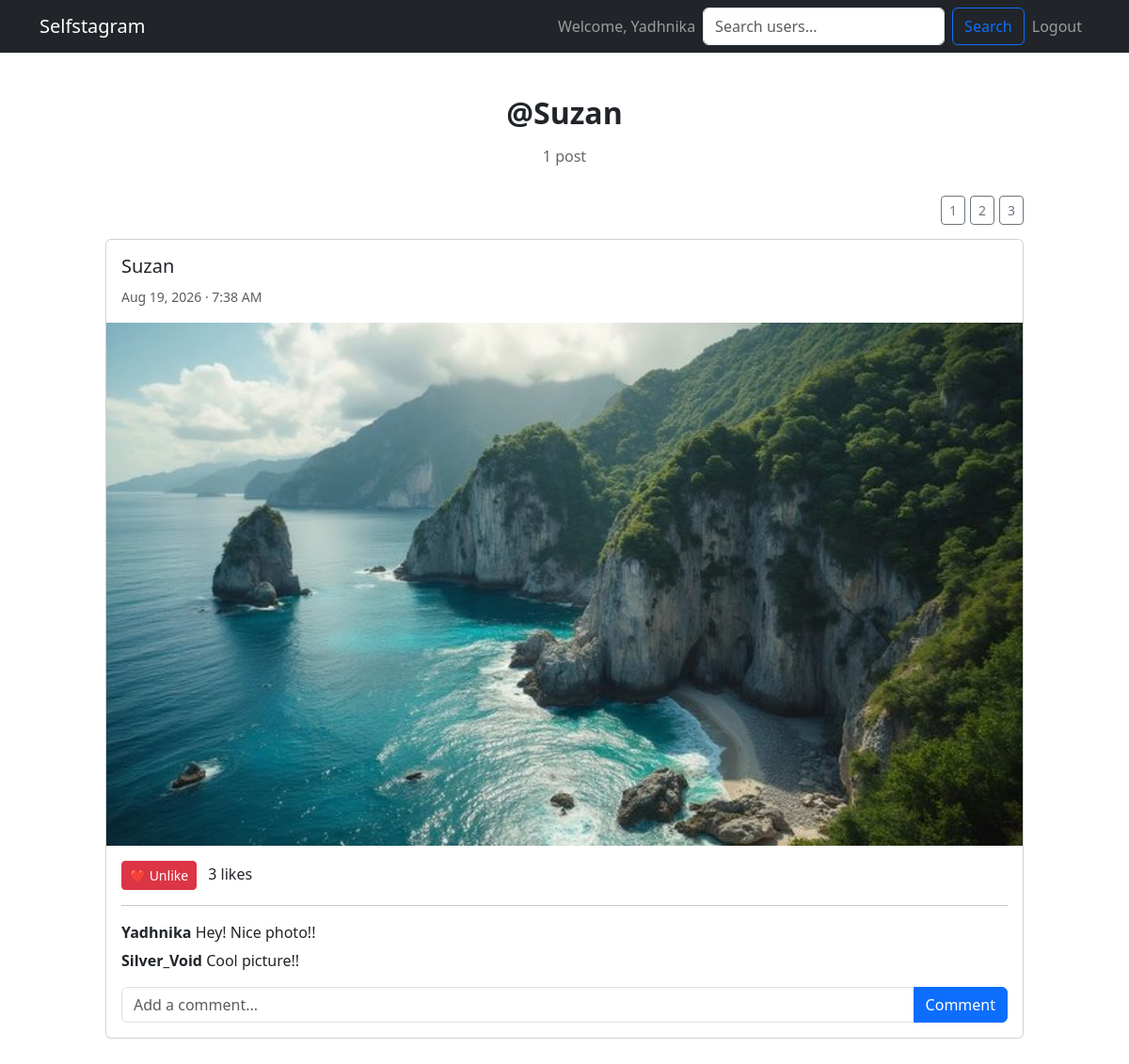
The app's page /profile/Suzan/ (signed in) with its own data.
### myapp/models.py (models this page shows, shortened)
class Image(models.Model):
    user = models.ForeignKey(User, on_delete=models.CASCADE, related_name="images")
    photo = models.ImageField(upload_to="Images")
    date = models.DateTimeField(auto_now_add=True)

class Comment(models.Model):
    user = models.ForeignKey(User, on_delete=models.CASCADE, related_name="comments")
    image = models.ForeignKey(Image, on_delete=models.CASCADE, related_name="comments")
    text = models.CharField(max_length=500)
    date = models.DateTimeField(auto_now_add=True)
    class Meta:
        ordering = ["date"]

### myapp/views.py (the view)
# urls.py: path('profile/<str:username>/', views.profile, name='profile'),
@login_required
def profile(request, username):
    profile_user = get_object_or_404(User, username=username)
    images = (
        Image.objects
        .filter(user=profile_user)
        .prefetch_related("likes", "comments__user")
        .order_by("-date")
    )
    liked_image_ids = set(
        Like.objects
        .filter(user=request.user, image__in=images)
        .values_list("image_id", flat=True)
    )
    return render(
        request,
        "myapp/profile.html",
        {
            "profile_user": profile_user,
            "img": images,
            "liked_image_ids": liked_image_ids,
        },
    )

### myapp/templates/myapp/profile.html (shortened to what this page needs)
{% extends "base.html" %}
{% block content %}
<div class="container profile-container">
    <div class="profile-header">
        <div class="profile-username">
            @{{ profile_user.username }}
        </div>
        <div class="profile-stats">
            {{ img|length }} post{{ img|length|pluralize }}
        </div>
    </div>
    <div class="layout-buttons">
        <button class="btn btn-outline-secondary btn-sm"
                onclick="setGrid(1)">
            1
        </button>
        <button class="btn btn-outline-secondary btn-sm"
                onclick="setGrid(2)">
            2
        </button>
        <button class="btn btn-outline-secondary btn-sm"
                onclick="setGrid(3)">
            3
        </button>
    </div>
    {% if img %}
        <div id="photoGrid" class="photo-grid grid-1">
            {% for image in img %}
                <div class="grid-item">
                    <div class="card post-card">
                        <div class="card-body">
                            <h5>
                                <a href="{% url 'profile' image.user.username %}"
                                   class="username-link">
                                    {{ image.user.username }}
                                </a>
                            </h5>
                            <small class="text-muted">
                                {{ image.date|date:"M d, Y · g:i A" }}
                            </small>
                        </div>
                        <img src="{{ image.photo.url }}"
                             class="post-image"
                             alt="Photo uploaded by {{ image.user.username }}">
                        <div class="card-body">
                            <form method="POST"
                                  action="{% url 'toggle_like' image.id %}"
                                  class="d-inline">
                                {% if image.id in liked_image_ids %}
                                    <button type="submit"
                                            class="btn btn-danger btn-sm">
                                        ❤️ Unlike
                                    </button>
                                {% else %}
                                    <button type="submit"
                                            class="btn btn-outline-danger btn-sm">
                                        🤍 Like
                                    </button>
                                {% endif %}
                            </form>
                            <span class="ms-2">
                                {{ image.likes.count }}
                                like{{ image.likes.count|pluralize }}
                            </span>
                            <hr>
                            {% for comment in image.comments.all %}
                                <div class="comment">
                                    <strong>
                                        {{ comment.user.username }}
                                    </strong>
                                    {{ comment.text }}
                                </div>
                            {% empty %}
                                <p class="text-muted">
                                    No comments yet.
                                </p>
                            {% endfor %}
                            <form method="POST"
                                  action="{% url 'add_comment' image.id %}"
                                  class="mt-3">
                                <div class="input-group">
                                    <input type="text"
                                           name="text"
                                           class="form-control"
                                           placeholder="Add a comment..."
                                           maxlength="500"
                                           required>
                                    <button type="submit"
                                            class="btn btn-primary">
                                        Comment
                                    </button>
                                </div>
                            </form>
                        </div>
                    </div>
                </div>
            {% endfor %}
        </div>
    {% else %}
        <div class="alert alert-secondary text-center">
            {{ profile_user.username }}
            hasn't uploaded any photos yet.
        </div>
    {% endif %}
</div>
{% endblock %}

### myapp/templates/base.html (shortened to what this page needs)
<!DOCTYPE html>
<html lang="en">
<head>
    <link href="https://cdn.jsdelivr.net/npm/bootstrap@5.3.0/dist/css/bootstrap.min.css" rel="stylesheet">
</head>
<body>
    <nav class="navbar navbar-expand-lg navbar-dark bg-dark">
        <div class="container">
            <a class="navbar-brand" href="{% url 'home' %}">Selfstagram</a>
            <div class="collapse navbar-collapse" id="navbarNav">
                <ul class="navbar-nav ms-auto">
                    {% if user.is_authenticated %}
                        <li class="nav-item">
                            <span class="nav-link">Welcome, {{ user.username }}</span>
                        </li>
                         <form method="GET" action="{% url 'search_users' %}" class="d-flex">
    <input
        type="search"
        name="q"
        class="form-control me-2"
        placeholder="Search users..."
        value="{{ request.GET.q }}"
    >
    <button type="submit" class="btn btn-outline-primary">
        Search
    </button>
</form>
                        <li class="nav-item">
                            <form method="post" action="{% url 'logout' %}" class="d-inline">
                                <button type="submit" class="btn btn-link nav-link">Logout</button>
                            </form>
                        </li>
                    {% endif %}
                </ul>
            </div>
        </div>
    </nav>
    {% block content %}
    {% endblock %}
</body>
</html>

### myapp/templates/myapp/profile.html (style rules this page uses)
.profile-container { max-width: 1000px; margin: 40px auto; }
.profile-header { text-align: center; margin-bottom: 30px; }
.profile-username { font-size: 32px; font-weight: 600; }
.profile-stats { color: #666; margin-top: 10px; }
.layout-buttons { display: flex; justify-content: flex-end; gap: 5px; margin-bottom: 15px; }
.photo-grid { display: flex; flex-wrap: wrap; margin: -8px; }
.grid-item { padding: 8px; }
.grid-1 .grid-item { width: 100%; }
.post-card { margin-bottom: 10px; }
.post-image { width: 100%; max-height: 700px; object-fit: contain; background: #f5f5f5; }
.username-link { text-decoration: none; color: inherit; }
.comment { margin-bottom: 6px; }

### records on screen
Image: user.username "Suzan", date "Aug 19, 2026 · 7:38 AM", photo (picture), shows "❤️ Unlike", likes.count "3"
Comment: user.username "Yadhnika", text "Hey! Nice photo!!"
Comment: user.username "Silver_Void", text "Cool picture!!"

### other values on screen
{{ user.username }} "Yadhnika"
{{ profile_user.username }} "Suzan"
{{ img|length }} "1"
